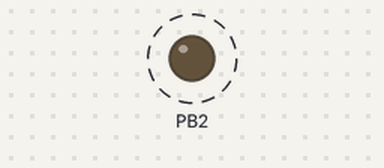
Bench run of a program on a simulated ATmega328P, built with avr-gcc and emulated at 16 MHz. Shown: output pins drawn as LEDs (lit = HIGH). Dashed ring = blinking.

Above: at 0.43 s.
Timing chart, 0 to 3.0 s (numbered marks = the images above):
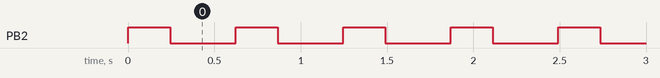

The program:

main.c
```c
/*
 * DA2c_1_a.c
 *
 * Created: 10/16/2019 8:37:25 PM
 * Author : Dilbert
 */

#define F_CPU 16000000UL
#include <avr/io.h>
#include <util/delay.h>

int main(void)
{
	unsigned short count = 0;

	DDRB |=(1<<DDB2);	// Set PortB.2 as an output
	PORTB = (0<<DDB2);	// Set PortB.2 Low (LED off)
	TCCR0A = 0;			// Timer0, Normal mode, internal clk
	TCNT0 = 0X00;		// Setting the count register to 0[count goes from 0-255]
	TCCR0B |= 0X05;		// Setting the Prescaler to 1024 and starting the timer

    while (1) {
		PORTB ^=(1<<DDB2);					// Toggle PortB.2 (Turn on)
		while(count != 15){					// Run timer 81 times
			while((TIFR0 & 0X01) == 0){};	// run timer until overflow
				TCNT0 = 0X00;				// reset the timer count
				TIFR0 = 0X01;				// reset the tiemr over flow flag
				count = count + 1;			// increment the count of timer overflows
			}
		count = 0;							// Reset the count of overflows
		PORTB ^=(1<<DDB2);					// Toggle PortB.2 (Turn off)
		while(count != 23){					// Run timer 81 times
			while((TIFR0 & 0X01) == 0){};	// run timer until overflow
			TCNT0 = 0X00;					// reset the timer count
			TIFR0 = 0X01;					// reset the tiemr over flow flag
			count = count + 1;				// increment the count of timer overflows
			}
		count = 0;							// Reset the count of overflows
	}
}
```

Measured:
- by itself, PB2: alternates HIGH for 0.25 s and LOW for 0.38 s
